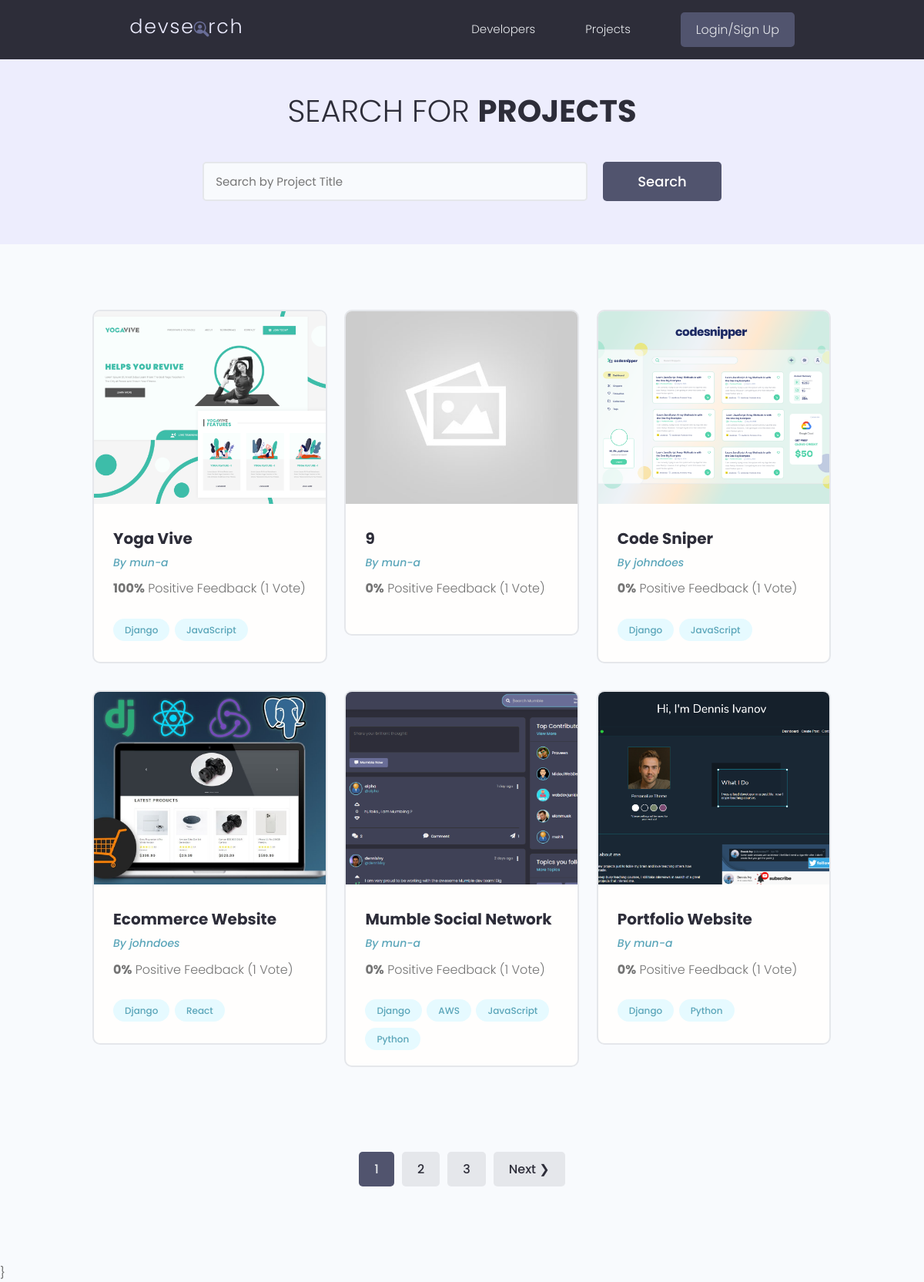
/projects/, run on the app's committed database.
### projects/models.py (models this page shows, shortened)
class Project(models.Model):
    owner = models.ForeignKey(Profile, null=True, blank=True,
                              on_delete=models.CASCADE)
    title = models.CharField(max_length=200)
    description = models.TextField(null=True, blank=True)
    featured_image = models.ImageField(null=True, blank=True,
                                       default="default.jpg")
    demo_link = models.CharField(max_length=2000, null=True, blank=True)
    source_link = models.CharField(max_length=2000, null=True, blank=True)
    tags = models.ManyToManyField('Tag', blank=True)
    vote_total = models.IntegerField(default=0, null=True, blank=True)
    vote_ratio = models.IntegerField(default=0, null=True, blank=True)
    created = models.DateTimeField(auto_now_add=True)
    id = models.UUIDField(default=uuid.uuid4, unique=True,
                          primary_key=True, editable=False)
    class Meta:
        ordering = ['-vote_ratio', '-vote_total', 'title']
    @property
    def imageURL(self):
        try:
            url = self.featured_image.url
        except:
            url = ''
        return url

class Tag(models.Model):
    name = models.CharField(max_length=200)
    created = models.DateTimeField(auto_now_add=True)
    id = models.UUIDField(default=uuid.uuid4, unique=True,
                          primary_key=True, editable=False)
    def __str__(self):
        return self.name

### users/models.py (models this page shows, shortened)
class Profile(models.Model):
    user = models.OneToOneField(User, on_delete=models.CASCADE,
                                blank=True, null=True)
    name = models.CharField(max_length=200, blank=True, null=True)
    email = models.EmailField(max_length=500, blank=True, null=True)
    username = models.CharField(max_length=200, blank=True, null=True)
    location = models.CharField(max_length=200, blank=True, null=True)
    short_intro = models.CharField(max_length=200, blank=True, null=True)
    bio = models.TextField(blank=True, null=True)
    profile_image = models.ImageField(blank=True, null=True,
                                      upload_to='profiles/',
                                      default='profiles/user-default.png')
    social_github = models.CharField(max_length=200, blank=True, null=True)
    social_twitter = models.CharField(max_length=200, blank=True, null=True)
    social_linkedin = models.CharField(max_length=200, blank=True, null=True)
    social_youtube = models.CharField(max_length=200, blank=True, null=True)
    social_website = models.CharField(max_length=200, blank=True, null=True)
    created = models.DateTimeField(auto_now_add=True)
    id = models.UUIDField(default=uuid.uuid4, unique=True,
                          primary_key=True, editable=False)
    def __str__(self):
        return str(self.username)
    class Meta:
        ordering = ['created']

### projects/views.py (the view)
# urls.py: path('projects/', views.getProjects),
def projects(request):
    projects, search_query = searchProjects(request)
    custom_range, projects = paginateProjects(request, projects, 6)
    context = {
        'projects': projects,
        'search_query': search_query,
        'custom_range': custom_range,
    }
    return render(request, 'projects/projects.html', context)

### projects/utils.py (called while the page is built)
def paginateProjects(request, projects, results):
    page = request.GET.get('page')
    paginator = Paginator(projects, results)
    try:
        projects = paginator.page(page)
    except PageNotAnInteger:
        page = 1
        projects = paginator.page(page)
    except EmptyPage:
        page = paginator.num_pages
    leftIndex = (int(page) - 4)
    if leftIndex < 1:
        leftIndex = 1
    rigthIndex = (int(page) + 5)
    if rigthIndex > paginator.num_pages:
        rigthIndex = paginator.num_pages + 1
    custom_range = range(leftIndex, rigthIndex)
    return custom_range, projects

def searchProjects(request):
    search_query = ''
    if request.GET.get('search_query'):
        search_query = request.GET.get('search_query')
    tags = Tag.objects.filter(name__icontains=search_query)
    projects = Project.objects.distinct().filter(
        Q(title__icontains=search_query) |
        Q(description__icontains=search_query) |
        Q(owner__name__icontains=search_query) |
        Q(tags__in=tags)
    )
    return projects, search_query

### projects/templates/projects/projects.html (shortened to what this page needs)
{% extends 'main.html' %}
{% block content %}
  <main class="projects">
    <section class="hero-section text-center">
      <div class="container container--narrow">
        <div class="hero-section__box">
          <h2>Search for <span>Projects</span></h2>
        </div>
        <div class="hero-section__search">
          <form id="searchForm" class="form" action="{% url 'projects' %}" method="get">
            <div class="form__field">
              <input class="input input--text" id="formInput#search" type="text" name="search_query"
                value="{{search_query}}" placeholder="Search by Project Title" />
            </div>
            <input class="btn btn--sub btn--lg" type="submit" value="Search" />
          </form>
        </div>
      </div>
    </section>
    <section class="projectsList">
      <div class="container">
        <div class="grid grid--three">
        {% for project in projects %}
          <div class="column">
            <div class="card project">
              <a href="{% url 'project' project.id %}" class="project">
                <img class="project__thumbnail" src="{{project.imageURL}}" alt="project thumbnail" />
                <div class="card__body">
                  <h3 class="project__title">{{project.title}}</h3>
                  <p><a class="project__author" href="{% url 'user-profile' project.owner.id %}">By {{project.owner}}</a></p>
                  <p class="project--rating">
                    <span style="font-weight: bold;">{{project.vote_ratio}}%</span> Positive
                    Feedback ({{project.vote_total}} Vote{{project.vote_total|pluralize:"s"}})
                  </p>
                  <div class="project__tags">
                    {% for tag in project.tags.all %}
                      <span class="tag tag--pill tag--main">
                        <small>{{tag}}</small>
                      </span>
                    {% endfor %%}
                  </div>
                </div>
              </a>
            </div>
          </div>
        {% endfor %}
        </div>
      </div>
    </section>
    {% include 'pagination.html' with queryset=projects custom_range=custom_range %}}
  </main>
{% endblock content %}

### templates/main.html (shortened to what this page needs)
<!DOCTYPE html>
{% load static %}
<html lang="en">
<head>
  <link rel="stylesheet" href="https://cdn.iconmonstr.com/1.3.0/css/iconmonstr-iconic-font.min.css" />
  <link rel="stylesheet" href="{% static 'uikit/styles/uikit.css' %}" />
  <link rel="stylesheet" href="{% static 'styles/app.css' %}" />
</head>
<body>
  {% include 'navbar.html' %}
  {% block content %}
  {% endblock content %}
</body>
</html>

### templates/navbar.html (shortened to what this page needs)
{% load static %}
  <header class="header">
    <div class="container container--narrow">
      <a href="{% url 'profiles' %}" class="header__logo">
        <img src="{% static 'images/logo.svg' %}" alt="DevSearch Logo" />
      </a>
      <nav class="header__nav">
        <ul class="header__menu">
          <li class="header__menuItem"><a href="{% url 'profiles' %}">Developers</a></li>
          <li class="header__menuItem"><a href="{% url 'projects' %}">Projects</a></li>
          {% if request.user.is_authenticated %}
          <li class="header__menuItem"><a href="{% url 'inbox' %}">Inbox</a></li>
          <li class="header__menuItem"><a href="{% url 'account' %}">Account</a></li>
          <li class="header__menuItem"><a href="{% url 'logout' %}" class="btn btn--sub">Logout</a></li>
          {% else %}
          <li class="header__menuItem"><a href="{% url 'login' %}" class="btn btn--sub">Login/Sign Up</a></li>
          {% endif %}
        </ul>
      </nav>
    </div>
  </header>

### templates/pagination.html (shortened to what this page needs)
{% if queryset.has_other_pages %}
  <div class="pagination">
    <ul class="container">
      {% for page in custom_range %}
        {% if page == queryset.number %}
        <li>
          <a class="btn btn--sub page-link" href="?page={{page}}" data-page="{{page}}">{{page}}</a>
        </li>
        {% else %}
        <li>
          <a class="btn page-link" href="?page={{page}}" data-page="{{page}}">{{page}}</a>
        </li>
        {% endif %}
      {% endfor %}
      {% if queryset.has_next %}
        <li>
          <a class="btn page-link" href="?page={{queryset.next_page_number}}" data-page="{{queryset.next_page_number}}">Next &#10095;</a>
        </li>
      {% endif %}
    </ul>
  </div>
{% endif %}

### static/styles/app.css (style rules this page uses)
:root { --color-sub: #2d2d39; }
.btn--sub { background-color: var(--color-sub-light); }
.card { border: 2px solid var(--color-light); }
img { width: 100%; }
.header { position: sticky; z-index: 111; background-color: var(--color-sub); padding: 1.5rem 0; }
.header > .container { display: flex; justify-content: space-between; align-items: center; }
.header__logo > img { height: 3.8rem; }
.header__nav > ul { display: inline-flex; align-items: center; list-style: none; gap: 6.5rem; }
.header__menuItem > a { color: var(--color-light); font-weight: 300; }
.hero-section { height: 40vh; display: flex; align-items: center; background-color: var(--color-sub); }
.hero-section__box { margin-bottom: 4rem; }
.hero-section__box > h2, .hero-section__box > h2 > span { font-size: 4rem; color: var(--color-light); line-height: 1.3; text-transform: uppercase; }
.hero-section__box > h2 { font-weight: 300; }
.hero-section__box > h2 > span { font-weight: 700; }
.hero-section__search > .form { display: flex; align-items: center; justify-content: center; gap: 2rem; }
.hero-section__search > .form input.input--text { width: 50rem; }
.pagination { margin-top: 8rem; margin-bottom: 10rem; }
.pagination > ul { flex-wrap: wrap; list-style: none; display: flex; align-items: center; justify-content: center; gap: 1rem; }
.pagination .btn { color: var(--color-sub); }
.pagination .btn.btn--sub { color: var(--color-light); }
.project__author { font-size: 1.4rem; font-style: italic; }
.project--rating { margin-bottom: 1.6em; margin-top: .5em; }
.projects > .hero-section { background: var(--color-sub-lighter); height: 30vh; }
.projects .hero-section__box { margin-bottom: 2.5rem; }
.projects .hero-section__box > h2 { color: var(--color-sub); }
.projects .hero-section__box > h2 > span { font-weight: 700; color: var(--color-sub); }
.projectsList { margin-top: 8rem; }
.project__thumbnail { height: 25rem; object-fit: cover; object-position: top center; }
.project__title { font-size: 2rem; font-weight: 700; color: var(--color-sub); }

### static/uikit/styles/modules/_variables.css (style rules this page uses)
:root { --color-main: #5aa5b9; --color-main-light: #e6faff; --color-sub: #3f4156; --color-sub-light: #51546e; --color-sub-lighter: #ededfd; --color-text: #737373; --color-gray: #8b8b8b; --color-light: #e5e7eb; --color-light-gray: #767676; --color-bg: #f8fafd; --color-white: #fffefd; --color-white-light: #f3f3f3; --color-success: #359e64; --color-success-bg: #def8e8; --color-error: #fc4b0b; --color-error-bg: #fff2ee; --font-base: 'Poppins', arial, helvetica, 'Segoe UI', roboto, ubuntu, sans-serif; --font-monospace: 'Fira Code', 'Courier New', courier, monospace; --font-regular: 300; --font-medium: 500; --font-bold: 700; --generic-shadow: 1px 1px 5px #00000010; --generic-transition: all 0.3s ease-in-out; }

### static/uikit/styles/modules/_base.css (style rules this page uses)
* { margin: 0; padding: 0; box-sizing: border-box; text-rendering: optimizeLegibility; color: inherit; font-size: inherit; }
html { font-size: 50%; }
@media only screen and (min-width: 480px) { html { font-size: 56.25%; } }
@media only screen and (min-width: 1200px) { html { font-size: 62.5%; } }
body { line-height: 1.6; font-weight: 400; font-size: 1.5rem; color: var(--color-text); background-color: var(--color-bg); min-height: 100vh; }

### static/uikit/styles/modules/_typography.css (style rules this page uses)
* { font-family: var(--font-base); }
h2 { font-size: 3.6rem; font-weight: var(--font-bold); }
h3 { font-size: 3.2rem; font-weight: var(--font-medium); }
p, span, strong { font-size: 1.6rem; color: var(--color-text); font-weight: var(--font-regular); }
a { padding-bottom: 2px; text-decoration: none; display: inline-block; color: var(--color-main); font-weight: var(--font-medium); }

### static/uikit/styles/modules/_utilities.css (style rules this page uses)
.container { width: 92%; max-width: 165rem; margin: 0 auto; box-sizing: border-box; }
.container--narrow { width: 92%; max-width: 120rem; }
@media screen and (min-width: 1000px) { .container { width: 90%; } }
@media screen and (min-width: 1000px) { .container--narrow { width: 85%; } }
@media screen and (min-width: 1200px) { .container { width: 80%; } }
@media screen and (min-width: 1200px) { .container--narrow { width: 72%; } }
.text-center { text-align: center; }

### static/uikit/styles/modules/_card.css (style rules this page uses)
.card { border-radius: 1rem; background-color: var(--color-white); border: 1.5px solid var(--color-light); width: auto; height: auto; margin-top: 0.5rem; margin-bottom: 0.5rem; overflow: hidden; }
.card__body, .card__header { padding: 2rem 2.5rem; }

### data on the page
Project: imageURL (picture), title "Yoga Vive", owner "mun-a", vote_ratio "100", vote_total "1"
Tag: name "Django"
Tag: name "JavaScript"
Project: imageURL (placeholder picture), title "9", owner "mun-a", vote_ratio "0", vote_total "1"
Project: imageURL (picture), title "Code Sniper", owner "johndoes", vote_ratio "0", vote_total "1"
Project: imageURL (picture), title "Ecommerce Website", owner "johndoes", vote_ratio "0", vote_total "1"
Tag: name "React"
Project: imageURL (picture), title "Mumble Social Network", owner "mun-a", vote_ratio "0", vote_total "1"
Tag: name "AWS"
Tag: name "Python"
Project: imageURL (picture), title "Portfolio Website", owner "mun-a", vote_ratio "0", vote_total "1"

### other printed values
{{ page }} "1"
{{ page }} "2" "3"
